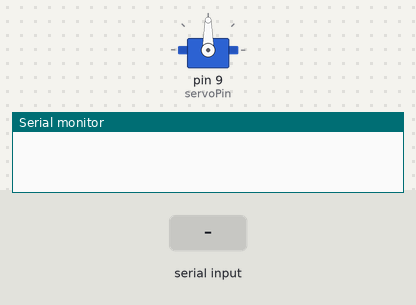
The sketch below on a simulated Arduino Uno, built with avr-gcc and run on an emulated ATmega328P. On the bench: servo, the last lines printed to the serial monitor. The inputs (shaded band) are chosen by the test bench.

Above: at 1.2 s.
1.3 s: "r" received over Serial
At 1.7 s:
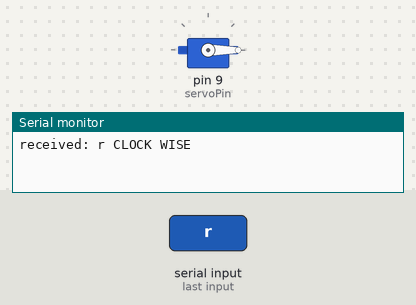
2.8 s: "l" received over Serial
At 4.0 s:
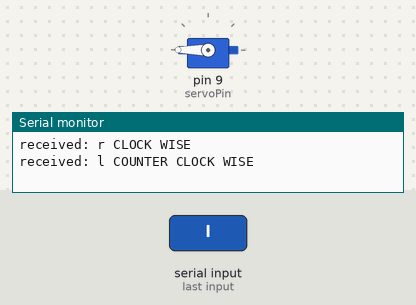
4.3 s: "1" received over Serial
At 5.2 s:
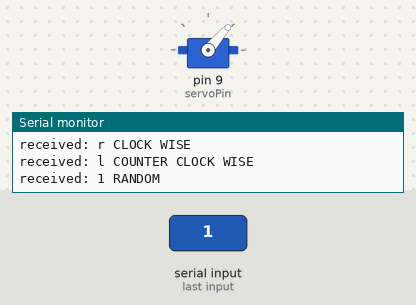
Timing chart, 0 to 7.3 s (numbered marks = the images above; inputs shaded):
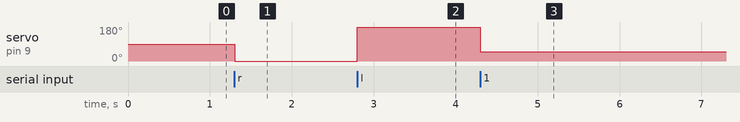

Measured:
- after the input at 1.3 s, servo on pin 9 (servoPin): 90° → 0° at once
- after the input at 2.8 s, servo on pin 9 (servoPin): 0° → 180° at once
- after the input at 4.3 s, servo on pin 9 (servoPin): 180° → 49° at once

The sketch:

Servo_360.ino
```cpp
// basic demonstration of controling direction of 360 servo: cw, ccw, stop
// enable 'no line ending' in the serial monitor to avoid recieving a new line
// byte that will be interpreted in the rotation
#include <Servo.h>

Servo myservo;  // create servo object to control a servo

#define servoPin 9

/* variables */
int pos = 0;  // variable to store the servo position
char incomingByte = 0; // serial data


void setup() {
  Serial.begin(9600);
  myservo.attach(servoPin);  // attaches the servo on pin 9 to the servo object
}


// 0 = CW, 180 = CCW, 90 = STOP
void loop() {
  // send dataa only when you receive data
  if(Serial.available() > 0) {
    // read incoming byte
    incomingByte = Serial.read();

    Serial.print("received: ");
    Serial.print(incomingByte);

    // 'r' = right, 'l' = left, 's' = stop
    if(incomingByte == 's'){
      Serial.println(" STOPPED");
      myservo.write(90);
    } else if(incomingByte == 'r') {
        Serial.println(" CLOCK WISE");
        myservo.write(0);
    } else if(incomingByte == 'l'){
        Serial.println(" COUNTER CLOCK WISE");
        myservo.write(180);
    } else{
      Serial.println(" RANDOM");
      myservo.write(incomingByte);
    }
  }
}
```
